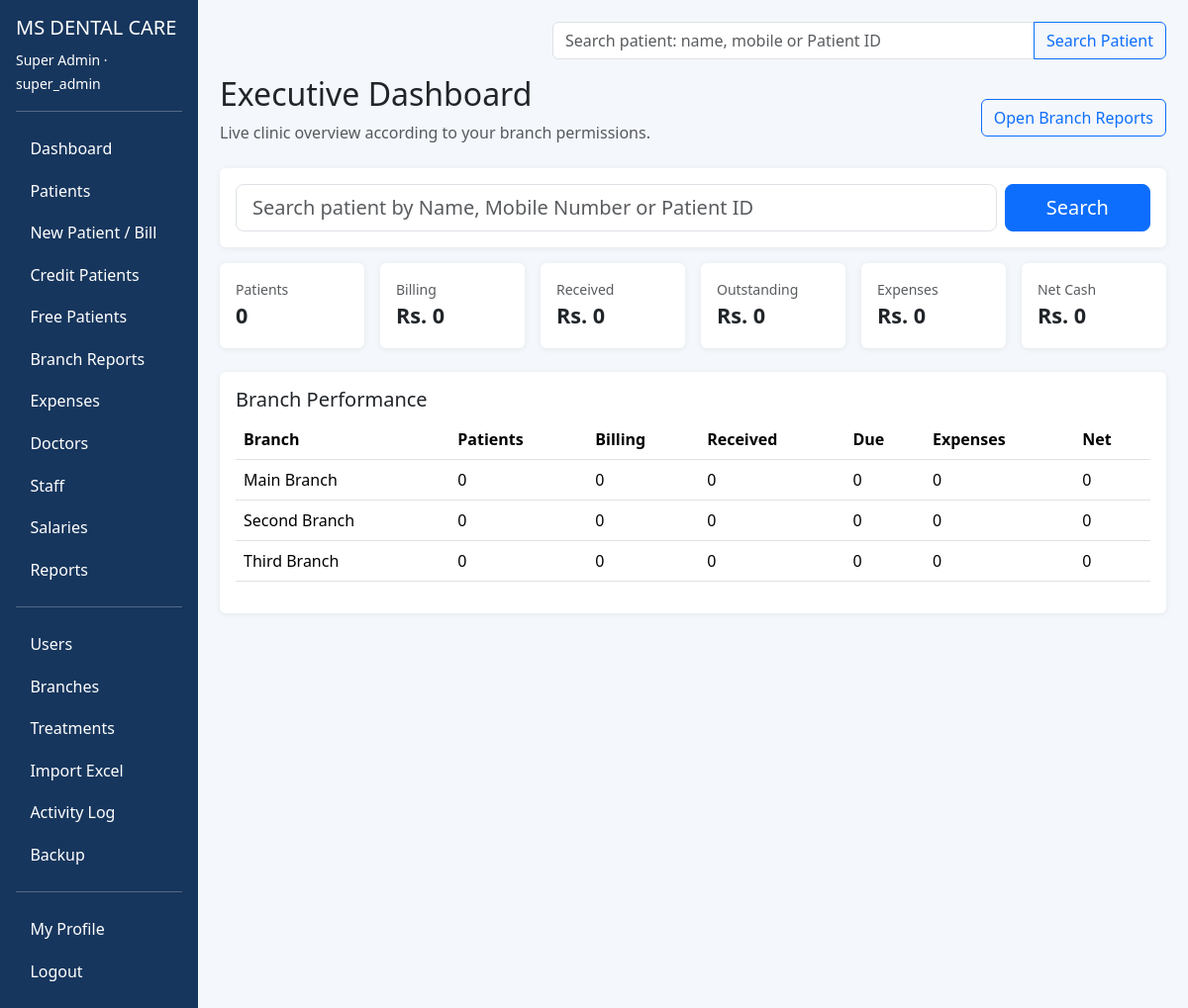
The page /dashboard (signed in) on the database its author committed.
### app.py (models this page shows)
class User(db.Model):
    id=db.Column(db.Integer,primary_key=True)
    name=db.Column(db.String(120),nullable=False)
    email=db.Column(db.String(180),unique=True,nullable=False)
    password_hash=db.Column(db.String(255),nullable=False)
    role=db.Column(db.String(30),nullable=False)
    branch_id=db.Column(db.Integer,db.ForeignKey("branch.id"),nullable=True)
    active=db.Column(db.Boolean,default=True)
    branch=db.relationship("Branch")

class Branch(db.Model):
    id=db.Column(db.Integer,primary_key=True)
    name=db.Column(db.String(120),nullable=False)
    country=db.Column(db.String(80),default="Pakistan")
    city=db.Column(db.String(80),default="")
    address=db.Column(db.String(255),default="")
    phone=db.Column(db.String(50),default="")
    active=db.Column(db.Boolean,default=True)

### app.py (the view)
@app.route("/dashboard")
@login_required
def dashboard():
    u=current_user(); bids=allowed_branch_ids(u)
    patients=Patient.query.filter(Patient.branch_id.in_(bids)).count() if bids else 0
    invs=Invoice.query.filter(Invoice.branch_id.in_(bids)).all() if bids else []
    exps=Expense.query.filter(Expense.branch_id.in_(bids)).all() if bids else []
    billing=sum(i.total-i.discount for i in invs); received=sum(i.received for i in invs); due=sum(i.balance for i in invs); expenses=sum(e.amount for e in exps)
    rows=[]
    for b in Branch.query.filter(Branch.id.in_(bids)).all() if bids else []:
        bi=Invoice.query.filter_by(branch_id=b.id).all(); be=Expense.query.filter_by(branch_id=b.id).all()
        rows.append(dict(name=b.name,patients=Patient.query.filter_by(branch_id=b.id).count(),
                         billing=sum(i.total-i.discount for i in bi),received=sum(i.received for i in bi),
                         balance=sum(i.balance for i in bi),expenses=sum(e.amount for e in be),
                         net=sum(i.received for i in bi)-sum(e.amount for e in be)))
    return render_template("dashboard.html",patients=patients,billing=billing,received=received,due=due,expenses=expenses,net=received-expenses,rows=rows)

### app.py (called while the page is built)
def current_user():
    uid=session.get("user_id")
    return db.session.get(User,uid) if uid else None

def login_required(fn):
    @wraps(fn)
    def w(*a,**k):
        if not current_user(): return redirect(url_for("login"))
        return fn(*a,**k)
    return w

def allowed_branch_ids(u):
    if u.role==ROLE_SUPER: return [b.id for b in Branch.query.filter_by(active=True).all()]
    return [u.branch_id] if u.branch_id else []

@app.context_processor
def inject(): return dict(current_user=current_user())

### MS_Dental_Care_Ready2/MS_Dental_Care/templates/dashboard.html
{% extends "base.html" %}{% block content %}
<div class="d-flex justify-content-between align-items-center mb-2"><div><h2>Executive Dashboard</h2><p class="text-muted">Live clinic overview according to your branch permissions.</p></div><a href="{{url_for('branch_reports')}}" class="btn btn-outline-primary">Open Branch Reports</a></div>
<div class="card p-3 mb-3"><form action="{{url_for('patients')}}" method="get" class="row g-2"><div class="col-md-10"><input name="q" class="form-control form-control-lg" placeholder="Search patient by Name, Mobile Number or Patient ID"></div><div class="col-md-2"><button class="btn btn-primary btn-lg w-100">Search</button></div></form></div>
<div class="row g-3 mb-4">{% for l,v in [('Patients',patients),('Billing',billing),('Received',received),('Outstanding',due),('Expenses',expenses),('Net Cash',net)] %}<div class="col-md-2"><div class="card p-3"><small class="text-muted">{{l}}</small><div class="kpi">{{v if l=='Patients' else 'Rs. {:,.0f}'.format(v)}}</div></div></div>{% endfor %}</div>
<div class="card p-3"><h5>Branch Performance</h5><div class="table-responsive"><table class="table"><thead><tr><th>Branch</th><th>Patients</th><th>Billing</th><th>Received</th><th>Due</th><th>Expenses</th><th>Net</th></tr></thead><tbody>{% for r in rows %}<tr><td>{{r.name}}</td><td>{{r.patients}}</td><td>{{'{:,.0f}'.format(r.billing)}}</td><td>{{'{:,.0f}'.format(r.received)}}</td><td>{{'{:,.0f}'.format(r.balance)}}</td><td>{{'{:,.0f}'.format(r.expenses)}}</td><td>{{'{:,.0f}'.format(r.net)}}</td></tr>{% endfor %}</tbody></table></div></div>{% endblock %}

### MS_Dental_Care_Ready2/MS_Dental_Care/templates/base.html (shortened to what this page needs)
<!doctype html><html><head><meta charset="utf-8"><meta name="viewport" content="width=device-width,initial-scale=1">
<title>MS Dental Care</title><link href="https://cdn.jsdelivr.net/npm/bootstrap@5.3.3/dist/css/bootstrap.min.css" rel="stylesheet"><script src="https://cdn.jsdelivr.net/npm/chart.js"></script>
</head><body><div class="container-fluid"><div class="row">
{% if current_user %}<aside class="col-lg-2 sidebar p-3"><h5>MS DENTAL CARE</h5><small>{{current_user.name}} · {{current_user.role}}</small><hr>
<a href="{{url_for('dashboard')}}">Dashboard</a><a href="{{url_for('patients')}}">Patients</a>
{% if current_user.role!='viewer' %}<a href="{{url_for('patient_new')}}">New Patient / Bill</a>{% endif %}
<a href="{{url_for('credit')}}">Credit Patients</a><a href="{{url_for('free_patients')}}">Free Patients</a><a href="{{url_for('branch_reports')}}">Branch Reports</a>
<a href="{{url_for('expenses')}}">Expenses</a><a href="{{url_for('doctors')}}">Doctors</a><a href="{{url_for('staff')}}">Staff</a><a href="{{url_for('salaries')}}">Salaries</a><a href="{{url_for('reports')}}">Reports</a>
{% if current_user.role=='super_admin' %}<hr><a href="{{url_for('users')}}">Users</a><a href="{{url_for('branches')}}">Branches</a><a href="{{url_for('treatments')}}">Treatments</a><a href="{{url_for('patients')}}">Import Excel</a><a href="{{url_for('activity')}}">Activity Log</a><a href="{{url_for('backup')}}">Backup</a>{% endif %}
<hr><a href="{{url_for('profile')}}">My Profile</a><a href="{{url_for('logout')}}">Logout</a></aside><main class="col-lg-10 content">
<div class="d-flex justify-content-end mb-3"><form action="{{url_for('patients')}}" method="get" class="input-group top-search"><input name="q" class="form-control" placeholder="Search patient: name, mobile or Patient ID"><button class="btn btn-outline-primary">Search Patient</button></form></div>
{% else %}<main class="col-12 content">{% endif %}
{% block content %}{% endblock %}</main></div></div></body></html>

### MS_Dental_Care_Ready2/MS_Dental_Care/templates/base.html (style rules this page uses)
body { background:#f4f7fb }
.sidebar { min-height:100vh;background:#17365d;color:white }
.sidebar a { display:block;color:white;text-decoration:none;padding:.58rem .9rem;border-radius:.4rem }
.card { border:0;box-shadow:0 1px 6px #00000012 }
.kpi { font-size:1.35rem;font-weight:700 }
.content { padding:22px }
.top-search { max-width:620px }

### rows shown on the page
User: name "Super Admin", role "super_admin"
Branch: name "Main Branch", patients "0", billing "0", received "0", balance "0", expenses "0", net "0"
Branch: name "Second Branch", patients "0", billing "0", received "0", balance "0", expenses "0", net "0"
Branch: name "Third Branch", patients "0", billing "0", received "0", balance "0", expenses "0", net "0"

### other values the page prints
{{ l }} "Patients" "Billing" "Received" "Outstanding" "Expenses" "Net Cash"
{{ v if l=='Patients' else 'Rs. {:,.0f}'.format(v) }} "0" "Rs. 0" "Rs. 0" "Rs. 0" "Rs. 0" "Rs. 0"
